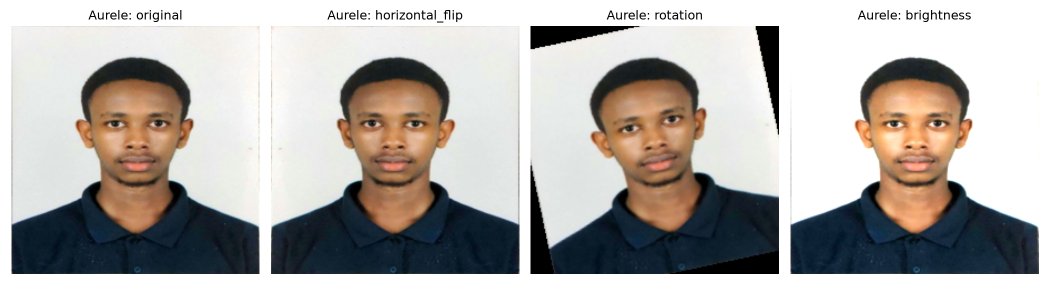
#> input picture face_recognition_project/face_augmentations.png, 2100 x 600 px (shown at 1/2 size)
$ python -i face_auth_cli.py   (imports and definitions only)
#> lines starting #> are read from the running program, lines starting #| are printed output that depends on the picture
import argparse
from pathlib import Path

import joblib
import numpy as np
from PIL import Image
from skimage.color import rgb2gray
from skimage.feature import hog

DEFAULT_CHECKPOINT = Path(__file__).with_name("face_classifier.joblib")


def extract_features(path: Path) -> np.ndarray:
#> called with path = 'face_augmentations.png'
    image = Image.open(path).convert("RGB").resize((224, 224))
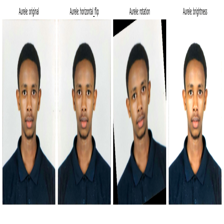
#> image: PIL image 224x224 RGB; mean R, G, B 179.3, 175.5, 172
    array = np.asarray(image, dtype=np.float32) / 255.0
    gray = rgb2gray(array)
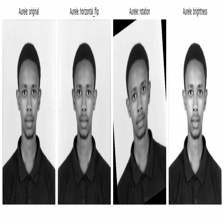
#> gray: shape (224, 224) float32; min 0, max 1, mean 0.69
    hog_features = hog(
        gray,
        orientations=9,
        pixels_per_cell=(16, 16),
        cells_per_block=(2, 2),
        block_norm="L2-Hys",
    )
#> hog_features = 6084 values, max 0.699 at index 5656, min 0 at index 0, mean 0.101
    histograms = [
        np.histogram(
            array[:, :, channel], bins=16, range=(0, 1), density=True
        )[0]
        for channel in range(3)
    ]
#> histograms = 3 items
    return np.concatenate([hog_features, *histograms]).astype(np.float32)


def verify_face(
    image_path: str | Path,
    checkpoint_path: str | Path = DEFAULT_CHECKPOINT,
) -> tuple[bool, str, float]:
    """Return (verified, predicted_identity, confidence)."""
    checkpoint = joblib.load(checkpoint_path)
    path = Path(image_path)
    if not path.is_file():
        raise FileNotFoundError(f"Image not found: {path}")
    probabilities = checkpoint["model"].predict_proba([extract_features(path)])[0]
    index = int(np.argmax(probabilities))
    label = str(checkpoint["model"].classes_[index])
    confidence = float(probabilities[index])
    verified = (
        label in checkpoint["registered_labels"]
        and confidence >= checkpoint["threshold"]
    )
    return verified, label, confidence


def main(image_path: str, checkpoint_path: str | Path = DEFAULT_CHECKPOINT) -> bool:
    verified, identity, confidence = verify_face(image_path, checkpoint_path)
    predicted = identity or "unverified"
    status = "ACCEPT" if verified else "REJECT"
    print(
        f"Predicted identity: {predicted}; confidence: {confidence:.1%}; "
        f"verification: {status}"
    )
    return verified


# [8 lines not run here, left out]

>>> result = extract_features('face_augmentations.png')
#> result = 6132 values, max 6.15 at index 6099, min 0 at index 0, mean 0.108
